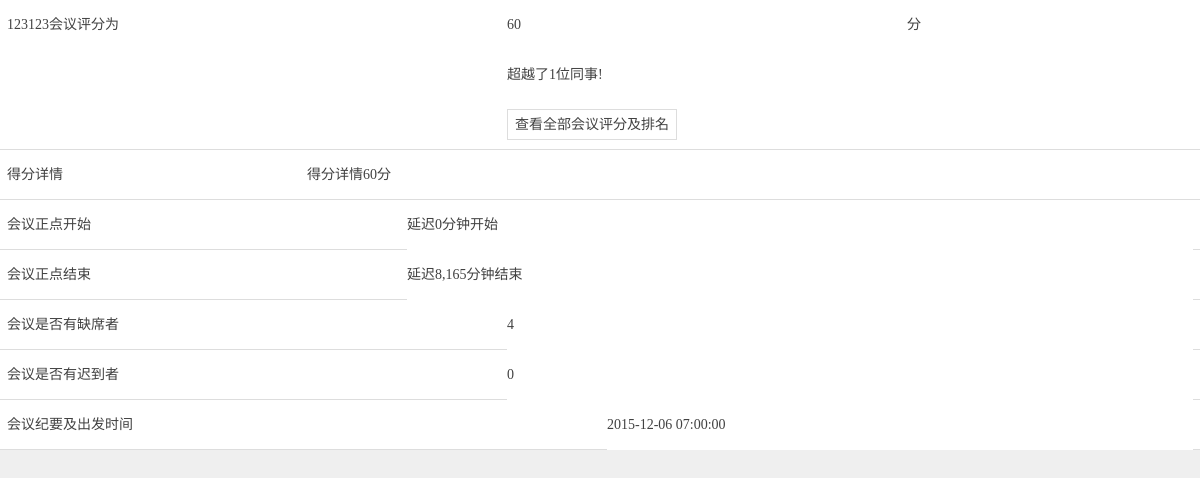
/meet/score/11, run on an earlier commit of the app's database.
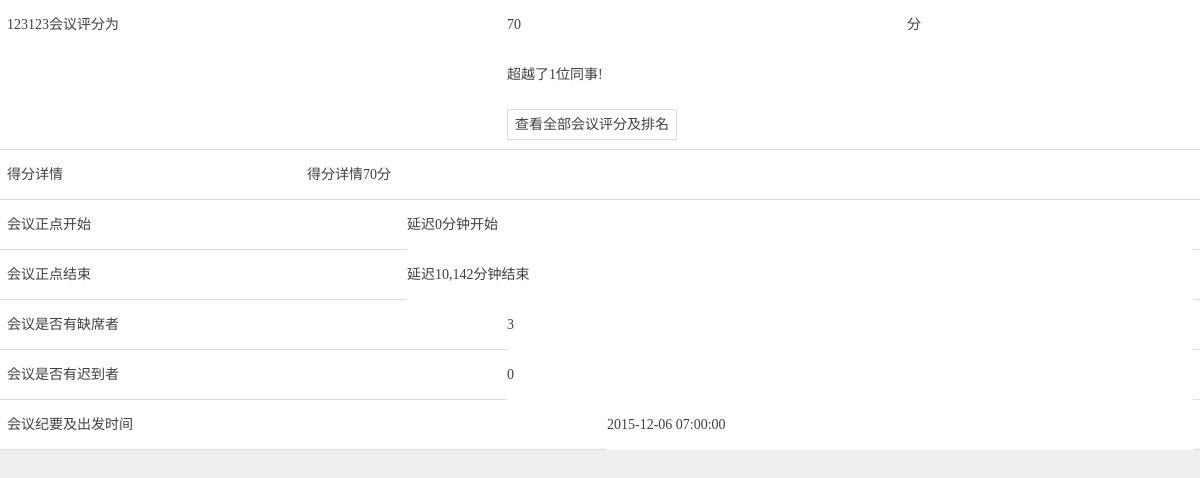
And on a later commit of the database.
### tables this page shows
CREATE TABLE `meeting` (
`mid` int(11) NOT NULL,
  `muid` int(11) NOT NULL COMMENT 'creater',
  `mplanbt` timestamp NULL DEFAULT NULL,
  `mplanet` timestamp NULL DEFAULT NULL,
  `mactbt` timestamp NULL DEFAULT NULL,
  `mactet` timestamp NULL DEFAULT NULL,
  `mrid` int(11) NOT NULL,
  `mremind` int(11) NOT NULL,
  `mchecktype` int(11) NOT NULL COMMENT '0 = location 1 = qrcode',
  `mmembernum` int(11) NOT NULL,
  `mconfirm` int(11) NOT NULL COMMENT '高层=1',
  `mattach` mediumtext NOT NULL,
  `mstate` int(11) NOT NULL COMMENT 'draft = 0 发布=1',
  `mcreatet` timestamp NOT NULL DEFAULT '0000-00-00 00:00:00',
  `mpass` int(11) NOT NULL,
  `mname` varchar(20) NOT NULL,
  `mscore` int(11) DEFAULT NULL,
  `mfilename` varchar(30) NOT NULL,
  `mfiletime` timestamp NULL DEFAULT NULL,
  `mapartment` int(11) NOT NULL
);

### application/controllers/Meet.php (called while the page is built, shortened)
<?php
class Meet extends CI_Controller {
    public function __construct()
    {
        $this->load->helper(array('form', 'url'));
    }
	public function score($id=0)
	{
		$this->load->model('meet_model');
		$data['list'] = $this->meet_model->getmeetdetail($id);
		$data['members'] = $this->meet_model->getmeetmember($id);
		$data['over'] = $this->meet_model->getrankover($id);
		$this->load->view('djpf',$data);
	}
}

### index.php (called while the page is built, shortened)
<?php
require_once BASEPATH.'core/CodeIgniter.php';

### application/models/Meet_model.php (called while the page is built, shortened)
<?php
class Meet_model extends CI_Model {
    public function getmeetdetail($mid)
    {
    	$sql = "SELECT mid,muid,mplanbt,mplanet,mrid,mremind,mstate,mname,mconfirm,mactbt,mactet,mchecktype,mfilename,user.uname,room.rname,mscore,mfiletime,mapartment FROM meeting,user,room WHERE mid = ? AND muid = user.uid AND mrid = room.rid";
		$sql = $this->db->query($sql,$mid);
		return $sql->result_array();
    }
}

### application/views/djpf.php (the view, shortened to what this page needs)
<!DOCTYPE html>
<html>
<head lang="en">
    <link rel="stylesheet" href="<?php echo base_url('css/bootstrap.min.css');?>">
    <link rel="stylesheet" href="<?php echo base_url('css/index.css');?>">
</head>
<body >
<div class="container-fluid "  style="margin-bottom:100px">
	<div class="row xjhy" style="border:none">
		<div class="col-xs-5" >
			<?php echo $list[0]['mname'];?>会议评分为
		</div>
		<div class="col-xs-4" >
			<?php echo $list[0]['mscore'];?>
		</div>
		<div class="col-xs-3" >
			分
		</div>
		<?php
			$absentnum=0;
        	$latenum=0;
			if(count($members)){
	                foreach ($members as $mem) {
	                    if($mem['mmchecked'] == 0)
	                        $absentnum++;
	                }
	        }
	        $minb = (strtotime($list[0]['mactbt'])-strtotime($list[0]['mplanbt']))/60;
        	$mine = (strtotime($list[0]['mactet'])-strtotime($list[0]['mplanet']))/60;
        	if($minb<=0) {$minb="正点开始";}
        	if($minb>0) {$minb="延迟". number_format($minb)."分钟开始";}
        	if($mine>0) {$mine="延迟".number_format($mine)."分钟结束";}
		?>
    </div>
	<div class="row xjhy" style="border:none">
		<div class="col-xs-7 col-xs-offset-5" >
			超越了<?php echo $over;?>位同事!
		</div>
	</div>
	<div class="row xjhy" >
		<div class="col-xs-7 col-xs-offset-5" >
			<?php $url=base_url("meet/rank");?>
			<span style="padding:7px;border:1px solid #dddddd;" onclick="window.location.href='<?php echo $url;?>'">查看全部会议评分及排名</span>
		</div>
	</div>
   <div class="row xjhy" >
		<div class="col-xs-3" >
			得分详情
		</div>
		<div class="col-xs-8" >
			得分详情<?php echo $list[0]['mscore'];?>分
		</div>
    </div>
	<div class="row xjhy" >
		<div class="col-xs-4" >
			会议正点开始
		</div>
		<div class="col-xs-8" >
			<input placeholder="会议正点开始" value="<?php echo $minb;?>">
		</div>
    </div>
	<div class="row xjhy" >
		<div class="col-xs-4" >
			会议正点结束
		</div>
		<div class="col-xs-8" >
			<input placeholder="会议正点结束" value="<?php echo $mine;?>">
		</div>
    </div>
	<div class="row xjhy">
		<div class="col-xs-5" >
			会议是否有缺席者
		</div>
		<div class="col-xs-7" >
			<input placeholder="缺席者" value="<?php echo $absentnum;?>">
		</div>
    </div>
	<div class="row xjhy" >
		<div class="col-xs-5" >
			会议是否有迟到者
		</div>
		<div class="col-xs-7" >
			<input placeholder="迟到者" value="<?php echo $latenum;?>">
		</div>
    </div>
	<div class="row xjhy" >
		<div class="col-xs-6" >
			会议纪要及出发时间
		</div>
		<div class="col-xs-6" >
			<input placeholder="会议纪要及出发时间" value="<?php echo $list[0]['mfiletime'];?>">
		</div>
    </div>
</div>
</body>
</html>

What changed in the data, as far as the page shows it:
changed meeting "延迟0分钟开始": mscore "60" → "70"; mactet+mplanet "延迟8,165分钟结束" → "延迟10,142分钟结束"
Also different on the page:
form field value: "4" → "3"
